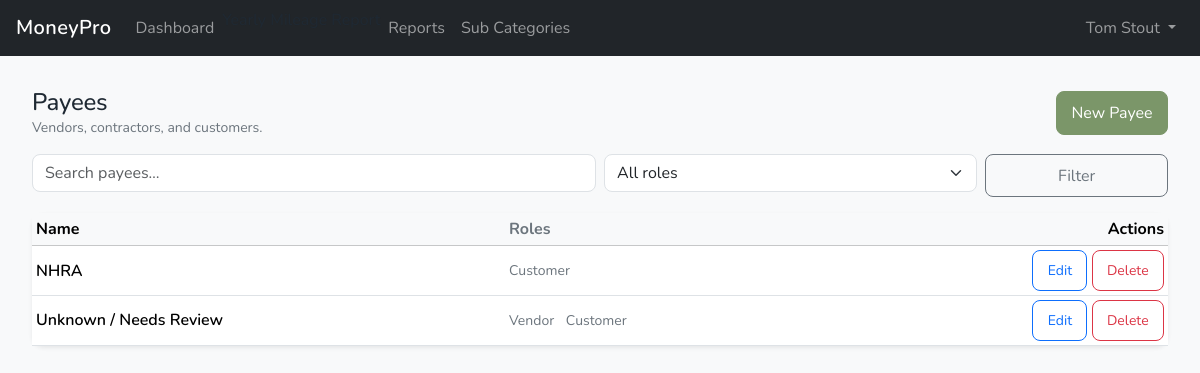
The app's page /payees/ (signed in) with its own data.
### ledger/models.py (models this page shows, shortened)
class Payee(BusinessOwnedModelMixin):
    display_name = models.CharField(max_length=255)
    legal_name = models.CharField(max_length=255, blank=True)
    business_name = models.CharField(max_length=255, blank=True)
    email = models.EmailField(blank=True)
    phone = models.CharField(max_length=50, blank=True)
    address1 = models.CharField(max_length=255, blank=True)
    address2 = models.CharField(max_length=255, blank=True)
    city = models.CharField(max_length=120, blank=True)
    state = models.CharField(max_length=50, blank=True)
    zip_code = models.CharField(max_length=20, blank=True)
    country = models.CharField(max_length=50, blank=True, default="US")
    is_vendor         = models.BooleanField(default=True)
    is_customer       = models.BooleanField(default=False)
    is_contractor     = models.BooleanField(default=False)
    class Meta:
        ordering = ["display_name"]
        constraints = [
            models.UniqueConstraint(
                fields=["business", "display_name"],
                name="uniq_payee_display_name_per_business",
            )
        ]

### ledger/views.py (the view, shortened to what this page needs)
# urls.py: path("payees/", PayeeListView.as_view(), name="payee_list"),
class PayeeListView(LoginRequiredMixin, ListView):
    model = Payee
    template_name = "ledger/payees/payee_list.html"
    context_object_name = "payees"
    paginate_by = 25
    def get_queryset(self):
        qs = Payee.objects.filter(business=self.request.business).order_by("display_name")
        q = (self.request.GET.get("q") or "").strip()
        role = (self.request.GET.get("role") or "").strip()
        if role == "vendor":
            qs = qs.filter(is_vendor=True)
        elif role == "customer":
            qs = qs.filter(is_customer=True)
        elif role == "contractor":
            qs = qs.filter(is_contractor=True)
        return qs
    def get_context_data(self, **kwargs):
        ctx = super().get_context_data(**kwargs)
        ctx["q"] = (self.request.GET.get("q") or "").strip()
        ctx["role"] = (self.request.GET.get("role") or "").strip()
        return ctx

### ledger/templates/ledger/payees/payee_list.html (shortened to what this page needs)
{% extends "index.html" %}
{% block content %}
<div class="container-fluid px-2 px-md-3 py-3">
  <div class="d-flex justify-content-between align-items-center mb-3">
    <div>
      <h1 class="h4 mb-0">Payees</h1>
      <div class="text-muted small">Vendors, contractors, and customers.</div>
    </div>
    <a class="btn btn-primary" href="{% url 'ledger:payee_create' %}">New Payee</a>
  </div>
  <form method="get" class="row g-2 mb-3">
    <div class="col-12 col-md-6">
      <input class="form-control" name="q" value="{{ q }}" placeholder="Search payees…">
    </div>
    <div class="col-12 col-md-4">
      <select class="form-select" name="role">
        <option value="" {% if not role %}selected{% endif %}>All roles</option>
      </select>
    </div>
    <div class="col-12 col-md-2 d-grid">
      <button class="btn btn-outline-secondary">Filter</button>
    </div>
  </form>
  <div class="card shadow-sm">
    <div class="table-responsive">
      <table class="table table-sm align-middle mb-0">
        <thead class="table-light">
          <tr>
            <th>Name</th>
            <th class="text-muted">Roles</th>
            <th class="text-end">Actions</th>
          </tr>
        </thead>
        <tbody>
          {% for p in payees %}
          <tr>
            <td class="fw-semibold">{{ p.display_name }}</td>
            <td class="text-muted small">
              {% if p.is_vendor %}<span class="me-2">Vendor</span>{% endif %}
              {% if p.is_customer %}<span class="me-2">Customer</span>{% endif %}
            </td>
            <td class="text-end">
              <a class="btn btn-sm btn-outline-primary" href="{% url 'ledger:payee_update' p.pk %}">Edit</a>
              <a class="btn btn-sm btn-outline-danger" href="{% url 'ledger:payee_delete' p.pk %}">Delete</a>
            </td>
          </tr>
          {% empty %}
          <tr><td colspan="3" class="text-center text-muted py-4">No payees yet.</td></tr>
          {% endfor %}
        </tbody>
      </table>
    </div>
  </div>
</div>
{% endblock %}

### templates/partials/navbar.html (shortened to what this page needs)
{% load static %}
<nav class="navbar navbar-expand-lg navbar-dark bg-dark">
  <div class="container-fluid px-2 px-md-3">
    <a class="navbar-brand fw-semibold" href="/">MoneyPro</a>
    <div class="collapse navbar-collapse" id="mainNavbar">
      <ul class="navbar-nav me-auto mb-2 mb-lg-0">
        {% if user.is_authenticated %}
          {% with current_url_name=request.resolver_match.url_name current_ns=request.resolver_match.namespace %}
            <li class="nav-item">
              <a class="nav-link {% if current_ns == 'dashboard' and current_url_name == 'home' %}active{% endif %}"
                 href="{% url 'dashboard:home' %}">
                Dashboard
              </a>
            </li>
          {% endwith %}
        {% endif %}
        <li>
          <a class="dropdown-item" href="{% url 'vehicles:yearly_mileage_report' %}">Yearly Mileage Report</a>
        </li>
        <li>
          <a class="nav-link" href="{% url 'reports:home' %}">Reports</a>
        </li>
                <li>
          <a class="nav-link" href="{% url 'ledger:subcategory_list' %}">Sub Categories</a>
        </li>
      </ul>
      <ul class="navbar-nav ms-auto mb-2 mb-lg-0">
        {% if user.is_authenticated %}
          <li class="nav-item dropdown">
            <a class="nav-link dropdown-toggle" href="#"
               id="userMenu" role="button"
               data-bs-toggle="dropdown" aria-expanded="false">
              {{ user.get_full_name|default:user.email|default:user.get_username }}
            </a>
          </li>
        {% else %}
          <li class="nav-item">
            <a class="nav-link" href="{% url 'account_login' %}">Sign in</a>
          </li>
        {% endif %}
      </ul>
    </div>
  </div>
</nav>

### static/css/main.css (style rules this page uses)
:root { --color-primary: #7B9669; --color-secondary: #2C4C5C; --color-success: #3C9EA4; --color-danger: #D6794D; --color-warning: #DDB05E; --color-info: #BAC8B1; --color-bg: #f8f9fa; --color-surface: #ffffff; --color-text: #1f2933; --color-muted: #6c757d; --radius-sm: 0.375rem; --radius-md: 0.5rem; --radius-lg: 0.75rem; --shadow-sm: 0 1px 2px rgba(0,0,0,.05); --shadow-md: 0 4px 10px rgba(0,0,0,.08); }
body { font-family: "Nunito", -apple-system, BlinkMacSystemFont, "Segoe UI", Roboto, Helvetica, Arial, sans-serif; font-optical-sizing: auto; font-weight: 400; font-style: normal; background-color: var(--color-bg); color: var(--color-text); -webkit-font-smoothing: antialiased; -moz-osx-font-smoothing: grayscale; }
h1, h2, h3, h4, h5, h6 { font-weight: 600; letter-spacing: -0.01em; color: var(--color-text); }
h1 { font-size: 1.5rem; }
a { color: var(--color-primary); text-decoration: none; }
.btn-primary { --bs-btn-bg: var(--color-primary); --bs-btn-border-color: var(--color-primary); --bs-btn-hover-bg: color-mix(in srgb, var(--color-primary), #000 10%); --bs-btn-hover-border-color: color-mix(in srgb, var(--color-primary), #000 10%); }
.btn { padding: 0.55rem 0.9rem; border-radius: var(--radius-md); }
.card { border-radius: var(--radius-lg); border: none; box-shadow: var(--shadow-sm); }
.form-control, .form-select { border-radius: var(--radius-md); }
.navbar-brand { font-weight: 700; letter-spacing: 0.02em; }
.text-muted { color: var(--color-muted) !important; }
@media (min-width: 768px) { h1 { font-size: 1.75rem; } }

### records on screen
Payee: display_name "NHRA", is_customer "Customer"
Payee: display_name "Unknown / Needs Review", is_vendor "Vendor", is_customer "Customer"

### other values on screen
{{ user.get_full_name|default:user.email|default:user.get_username }} "Tom Stout"
